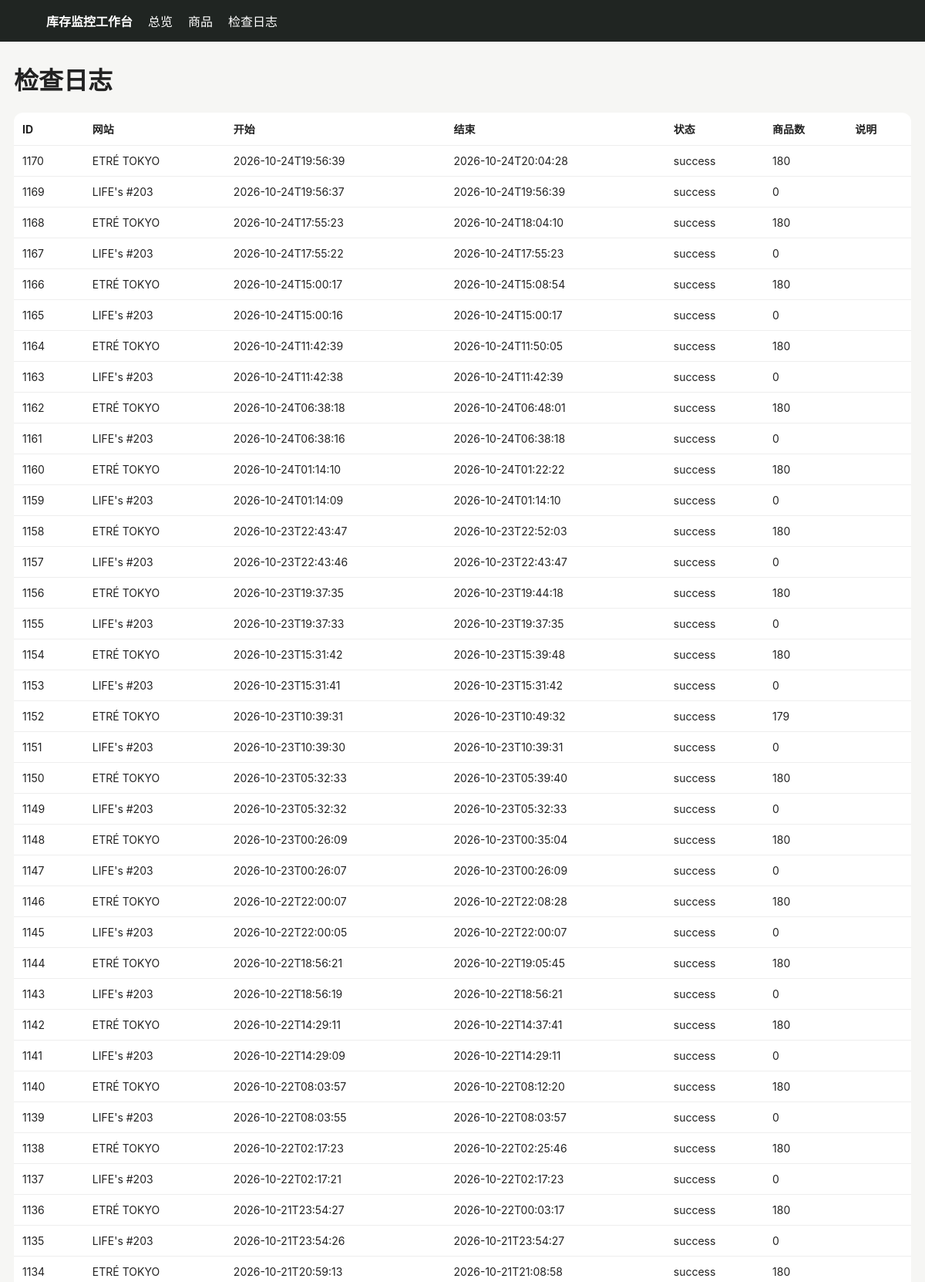
Page /logs (upper part) on the committed database.
### tables this page shows
CREATE TABLE runs (
 id INTEGER PRIMARY KEY AUTOINCREMENT,
 site TEXT NOT NULL,
 started_at TEXT NOT NULL,
 finished_at TEXT,
 status TEXT NOT NULL,
 product_count INTEGER DEFAULT 0,
 message TEXT
);

### app/main.py (the view)
@app.get("/logs")
def logs(request: Request):
    with conn() as c:
        rows=c.execute("SELECT * FROM runs ORDER BY id DESC LIMIT 100").fetchall()
    return templates.TemplateResponse("logs.html", {"request":request,"rows":rows})

### app/templates/logs.html
{% extends "base.html" %}{% block content %}<h1>检查日志</h1><table><tr><th>ID</th><th>网站</th><th>开始</th><th>结束</th><th>状态</th><th>商品数</th><th>说明</th></tr>{% for r in rows %}<tr><td>{{r.id}}</td><td>{{r.site}}</td><td>{{r.started_at}}</td><td>{{r.finished_at}}</td><td>{{r.status}}</td><td>{{r.product_count}}</td><td>{{r.message}}</td></tr>{% endfor %}</table>{% endblock %}

### app/templates/base.html (style rules this page uses)
body { font-family:-apple-system,BlinkMacSystemFont,"Segoe UI",sans-serif;background:#f6f6f4;color:#222;margin:0 }
table { width:100%;border-collapse:collapse;background:#fff;border-radius:12px;overflow:hidden }
th,td { padding:11px;border-bottom:1px solid #eee;text-align:left;font-size:14px }

### rows in the picture
runs: id "1170", site "ETRÉ TOKYO", started_at "2026-10-24T19:56:39", finished_at "2026-10-24T20:04:28", status "success", product_count "180"
runs: id "1169", site "LIFE's #203", started_at "2026-10-24T19:56:37", finished_at "2026-10-24T19:56:39", status "success", product_count "0"
runs: id "1168", site "ETRÉ TOKYO", started_at "2026-10-24T17:55:23", finished_at "2026-10-24T18:04:10", status "success", product_count "180"
runs: id "1167", site "LIFE's #203", started_at "2026-10-24T17:55:22", finished_at "2026-10-24T17:55:23", status "success", product_count "0"
runs: id "1166", site "ETRÉ TOKYO", started_at "2026-10-24T15:00:17", finished_at "2026-10-24T15:08:54", status "success", product_count "180"
runs: id "1165", site "LIFE's #203", started_at "2026-10-24T15:00:16", finished_at "2026-10-24T15:00:17", status "success", product_count "0"
runs: id "1164", site "ETRÉ TOKYO", started_at "2026-10-24T11:42:39", finished_at "2026-10-24T11:50:05", status "success", product_count "180"
runs: id "1163", site "LIFE's #203", started_at "2026-10-24T11:42:38", finished_at "2026-10-24T11:42:39", status "success", product_count "0"
runs: id "1162", site "ETRÉ TOKYO", started_at "2026-10-24T06:38:18", finished_at "2026-10-24T06:48:01", status "success", product_count "180"
runs: id "1161", site "LIFE's #203", started_at "2026-10-24T06:38:16", finished_at "2026-10-24T06:38:18", status "success", product_count "0"
runs: id "1160", site "ETRÉ TOKYO", started_at "2026-10-24T01:14:10", finished_at "2026-10-24T01:22:22", status "success", product_count "180"
runs: id "1159", site "LIFE's #203", started_at "2026-10-24T01:14:09", finished_at "2026-10-24T01:14:10", status "success", product_count "0"
runs: id "1158", site "ETRÉ TOKYO", started_at "2026-10-23T22:43:47", finished_at "2026-10-23T22:52:03", status "success", product_count "180"
runs: id "1157", site "LIFE's #203", started_at "2026-10-23T22:43:46", finished_at "2026-10-23T22:43:47", status "success", product_count "0"
runs: id "1156", site "ETRÉ TOKYO", started_at "2026-10-23T19:37:35", finished_at "2026-10-23T19:44:18", status "success", product_count "180"
runs: id "1155", site "LIFE's #203", started_at "2026-10-23T19:37:33", finished_at "2026-10-23T19:37:35", status "success", product_count "0"
runs: id "1154", site "ETRÉ TOKYO", started_at "2026-10-23T15:31:42", finished_at "2026-10-23T15:39:48", status "success", product_count "180"
runs: id "1153", site "LIFE's #203", started_at "2026-10-23T15:31:41", finished_at "2026-10-23T15:31:42", status "success", product_count "0"
runs: id "1152", site "ETRÉ TOKYO", started_at "2026-10-23T10:39:31", finished_at "2026-10-23T10:49:32", status "success", product_count "179"
runs: id "1151", site "LIFE's #203", started_at "2026-10-23T10:39:30", finished_at "2026-10-23T10:39:31", status "success", product_count "0"
runs: id "1150", site "ETRÉ TOKYO", started_at "2026-10-23T05:32:33", finished_at "2026-10-23T05:39:40", status "success", product_count "180"
runs: id "1149", site "LIFE's #203", started_at "2026-10-23T05:32:32", finished_at "2026-10-23T05:32:33", status "success", product_count "0"
runs: id "1148", site "ETRÉ TOKYO", started_at "2026-10-23T00:26:09", finished_at "2026-10-23T00:35:04", status "success", product_count "180"
runs: id "1147", site "LIFE's #203", started_at "2026-10-23T00:26:07", finished_at "2026-10-23T00:26:09", status "success", product_count "0"
runs: id "1146", site "ETRÉ TOKYO", started_at "2026-10-22T22:00:07", finished_at "2026-10-22T22:08:28", status "success", product_count "180"
runs: id "1145", site "LIFE's #203", started_at "2026-10-22T22:00:05", finished_at "2026-10-22T22:00:07", status "success", product_count "0"
runs: id "1144", site "ETRÉ TOKYO", started_at "2026-10-22T18:56:21", finished_at "2026-10-22T19:05:45", status "success", product_count "180"
runs: id "1143", site "LIFE's #203", started_at "2026-10-22T18:56:19", finished_at "2026-10-22T18:56:21", status "success", product_count "0"
runs: id "1142", site "ETRÉ TOKYO", started_at "2026-10-22T14:29:11", finished_at "2026-10-22T14:37:41", status "success", product_count "180"
runs: id "1141", site "LIFE's #203", started_at "2026-10-22T14:29:09", finished_at "2026-10-22T14:29:11", status "success", product_count "0"
runs: id "1140", site "ETRÉ TOKYO", started_at "2026-10-22T08:03:57", finished_at "2026-10-22T08:12:20", status "success", product_count "180"
runs: id "1139", site "LIFE's #203", started_at "2026-10-22T08:03:55", finished_at "2026-10-22T08:03:57", status "success", product_count "0"
runs: id "1138", site "ETRÉ TOKYO", started_at "2026-10-22T02:17:23", finished_at "2026-10-22T02:25:46", status "success", product_count "180"
runs: id "1137", site "LIFE's #203", started_at "2026-10-22T02:17:21", finished_at "2026-10-22T02:17:23", status "success", product_count "0"
runs: id "1136", site "ETRÉ TOKYO", started_at "2026-10-21T23:54:27", finished_at "2026-10-22T00:03:17", status "success", product_count "180"
runs: id "1135", site "LIFE's #203", started_at "2026-10-21T23:54:26", finished_at "2026-10-21T23:54:27", status "success", product_count "0"
runs: id "1134", site "ETRÉ TOKYO", started_at "2026-10-21T20:59:13", finished_at "2026-10-21T21:08:58", status "success", product_count "180"
